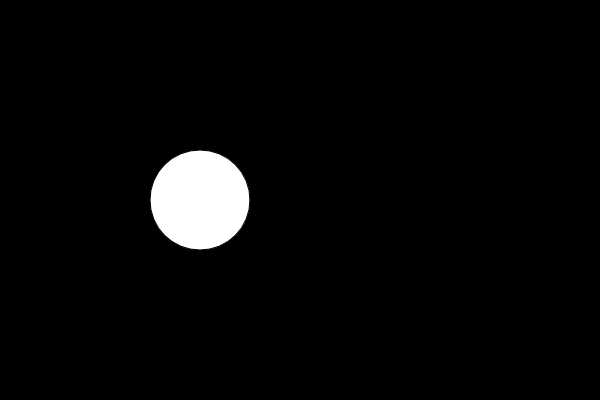
Frame 1 (no input)
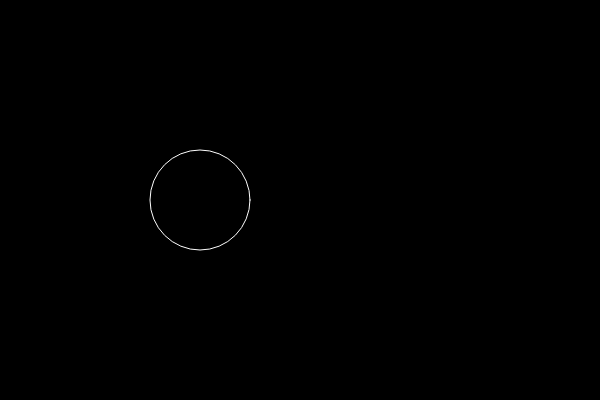
Frame 60 (no input)
Frame 120 (the mouse pressed at the canvas centre since frame 60): identical to frame 60, image omitted

The p5.js sketch that drew these frames (run headless with seeded random() and noise() and a simulated clock; from frame 60 on, the mouse is pressed at the canvas centre):

// p5.js sketch
// ── sketch.js
let time = 0;
function setup() {
  createCanvas(600, 400);
}

function draw() {
  background(0);
  translate(200, 200);
  let radius = 50;
  ellipse(0, 0, radius * 2);

  stroke(255);
  noFill();

  time += 0.05;
}
